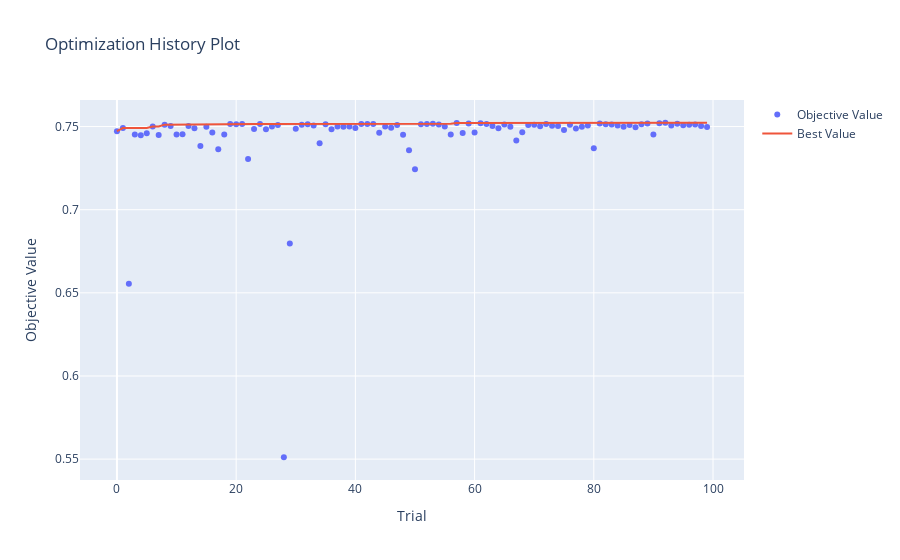
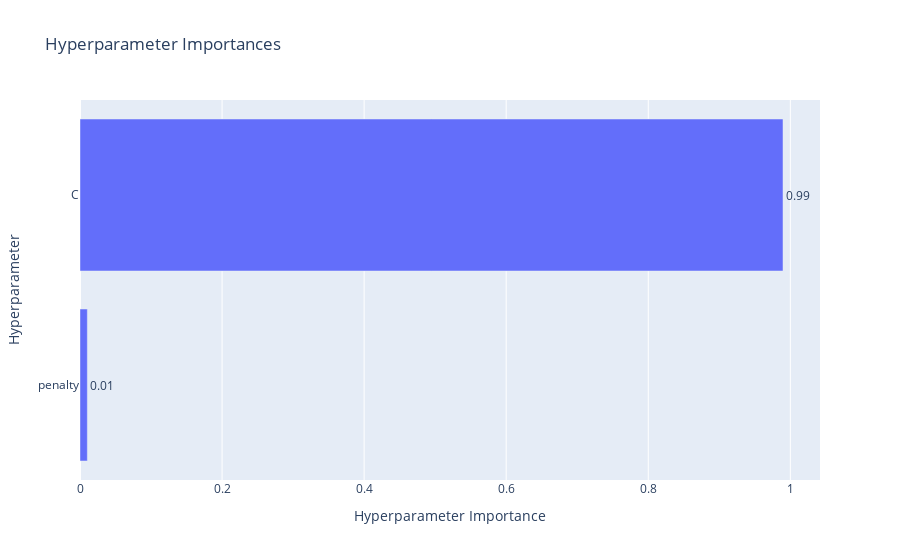

These figures' notebook cell, in order:
### Code cell
print(f"Лучшие параметры для Logistic Regression:")
print(study_lr.best_params)
print(f"Лучший ROC-AUC: {study_lr.best_value:.4f}")

fig = optuna.visualization.plot_optimization_history(study_lr)
fig.show()

fig = optuna.visualization.plot_param_importances(study_lr)
fig.show()
